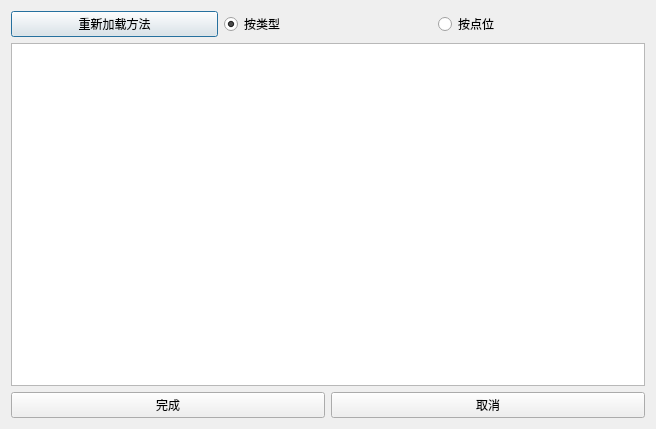
<?xml version="1.0" encoding="UTF-8"?>
<ui version="4.0">
 <class>MethodSelectDlg</class>
 <widget class="QDialog" name="MethodSelectDlg">
  <property name="geometry">
   <rect>
    <x>0</x>
    <y>0</y>
    <width>656</width>
    <height>429</height>
   </rect>
  </property>
  <property name="windowTitle">
   <string>Dialog</string>
  </property>
  <layout class="QVBoxLayout" name="verticalLayout">
   <item>
    <layout class="QHBoxLayout" name="horizontalLayout">
     <item>
      <widget class="QPushButton" name="loadMethodBtn">
       <property name="text">
        <string>重新加载方法</string>
       </property>
      </widget>
     </item>
     <item>
      <widget class="QRadioButton" name="radioButton">
       <property name="text">
        <string>按类型</string>
       </property>
       <property name="checked">
        <bool>true</bool>
       </property>
      </widget>
     </item>
     <item>
      <widget class="QRadioButton" name="radioButton_2">
       <property name="text">
        <string>按点位</string>
       </property>
      </widget>
     </item>
    </layout>
   </item>
   <item>
    <widget class="MyTableView" name="tableView"/>
   </item>
   <item>
    <layout class="QHBoxLayout" name="horizontalLayout_2">
     <item>
      <widget class="QPushButton" name="OkBtn">
       <property name="text">
        <string>完成</string>
       </property>
      </widget>
     </item>
     <item>
      <widget class="QPushButton" name="cancelBtn">
       <property name="text">
        <string>取消</string>
       </property>
      </widget>
     </item>
    </layout>
   </item>
  </layout>
 </widget>
 <customwidgets>
  <customwidget>
   <class>MyTableView</class>
   <extends>QTableView</extends>
   <header>mytableview.h</header>
  </customwidget>
 </customwidgets>
 <resources/>
 <connections/>
</ui>
